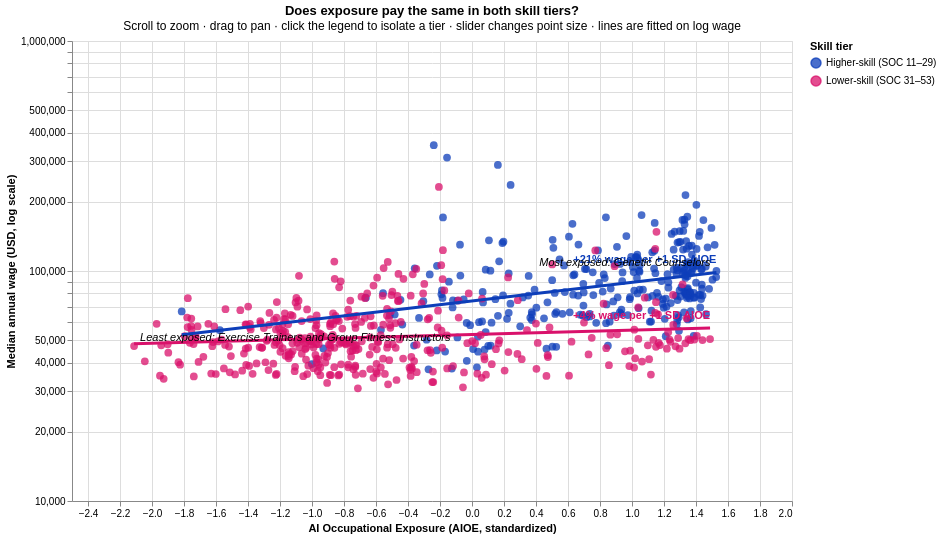

Source (notebook cell):
### Markdown cell above
### Visual 2 — Does exposure pay the same in both skill tiers?
Each dot is an occupation, with AI exposure across and median wage up (log scale). Each skill tier has its own fitted line.
**How to use it:** scroll to zoom, drag to pan, click the legend to isolate a tier, and use the slider to change dot size.

### Code cell
zoom_pan = alt.selection_interval(bind='scales', encodings=['x', 'y'])      
legend_sel = alt.selection_point(fields=['skill_tier'], bind='legend')      
size_var = alt.param(value=60, bind=alt.binding_range(min=10, max=250, step=10, name='Point size: '))

points = (alt.Chart(df).mark_circle(size=size_var).encode(
    x=alt.X('AIOE:Q', title='AI Occupational Exposure (AIOE, standardized)'),
    y=alt.Y('A_MEDIAN:Q', scale=alt.Scale(type='log'), title='Median annual wage (USD, log scale)'),
    color=tier_color(True),
    opacity=alt.condition(legend_sel, alt.value(0.75), alt.value(0.08)),
    tooltip=occ_tip,
).add_params(zoom_pan, legend_sel, size_var))

fit_rows, label_rows = [], []
for tier, g in df.groupby('skill_tier'):
    slope, intercept = np.polyfit(g['AIOE'], g['log_wage'], 1)
    for x in (g['AIOE'].min(), g['AIOE'].max()):
        fit_rows.append({'skill_tier': tier, 'AIOE': x, 'A_MEDIAN': np.exp(intercept + slope * x)})
    x_end = g['AIOE'].max()
    label_rows.append({'skill_tier': tier, 'AIOE': x_end, 'A_MEDIAN': np.exp(intercept + slope * x_end),
                       'label': f'{(np.exp(slope) - 1) * 100:+.0f}% wage per +1 SD AIOE'})
fit_df, label_df = pd.DataFrame(fit_rows), pd.DataFrame(label_rows)

y_log = alt.Y('A_MEDIAN:Q', scale=alt.Scale(type='log'))
fit_lines = (alt.Chart(fit_df).mark_line(size=3, clip=True)
             .encode(x='AIOE:Q', y=y_log, color=tier_color(False)))
fit_labels = (alt.Chart(label_df).mark_text(align='right', dy=-12, fontWeight='bold', clip=True)
              .encode(x='AIOE:Q', y=y_log, text='label:N', color=tier_color(False)))


def callout(data, prefix, align, dx):
    return (alt.Chart(data).transform_calculate(label=f"'{prefix}' + datum.occupation")
            .mark_text(align=align, dx=dx, dy=-8, fontSize=11, fontStyle='italic', clip=True)
            .encode(x='AIOE:Q', y=y_log, text='label:N'))


most = callout(df.loc[[df['AIOE'].idxmax()]], 'Most exposed: ', 'right', -6)
least = callout(df.loc[[df['AIOE'].idxmin()]], 'Least exposed: ', 'left', 6)

visual2 = alt.layer(points, fit_lines, fit_labels, most, least).properties(
    width=720, height=460,
    title=alt.TitleParams('Does exposure pay the same in both skill tiers?',
                          subtitle=['Scroll to zoom · drag to pan · click the legend to isolate a tier · '
                                    'slider changes point size · lines are fitted on log wage']))
visual2

### Figure 1 — Vega-Lite specification as saved in the notebook (floating-point values rounded to 4 significant figures; data arrays with more than 128 entries replaced by an {"elided": "..."} marker saying what was removed)
{"config": {"view": {"continuousWidth": 300, "continuousHeight": 300}}, "layer": [{"data": {"name": "data-ce9e1a80752f62f2262d3f2b586ebb21"}, "mark": {"type": "circle", "size": {"expr": "param_542b1eb5f010ea13"}}, "encoding": {"color": {"field": "skill_tier", "legend": {"title": "Skill tier"}, "scale": {"domain": ["Higher-skill (SOC 11–29)", "Lower-skill (SOC 31–53)"], "range": ["#0d3eb9", "#d9116bff"]}, "type": "nominal"}, "opacity": {"condition": {"param": "param_3ce20138b5fd941d", "value": 0.75}, "value": 0.08}, "tooltip": [{"field": "occupation", "title": "Occupation", "type": "nominal"}, {"field": "major_group", "title": "Group", "type": "nominal"}, {"field": "AIOE", "format": ".2f", "title": "AIOE", "type": "quantitative"}, {"field": "A_MEDIAN", "format": "$,.0f", "title": "Median wage", "type": "quantitative"}, {"field": "TOT_EMP", "format": ",.0f", "title": "Workers", "type": "quantitative"}], "x": {"field": "AIOE", "title": "AI Occupational Exposure (AIOE, standardized)", "type": "quantitative"}, "y": {"field": "A_MEDIAN", "scale": {"type": "log"}, "title": "Median annual wage (USD, log scale)", "type": "quantitative"}}, "name": "view_21b2f4505241f6bb_0"}, {"data": {"name": "data-3efc87b8803d51080a894b9cfec9b811"}, "mark": {"type": "line", "clip": true, "size": 3}, "encoding": {"color": {"field": "skill_tier", "legend": null, "scale": {"domain": ["Higher-skill (SOC 11–29)", "Lower-skill (SOC 31–53)"], "range": ["#0d3eb9", "#d9116bff"]}, "type": "nominal"}, "x": {"field": "AIOE", "type": "quantitative"}, "y": {"field": "A_MEDIAN", "scale": {"type": "log"}, "type": "quantitative"}}}, {"data": {"name": "data-874430494ee71ae8e674deb4df8e48ef"}, "mark": {"type": "text", "align": "right", "clip": true, "dy": -12, "fontWeight": "bold"}, "encoding": {"color": {"field": "skill_tier", "legend": null, "scale": {"domain": ["Higher-skill (SOC 11–29)", "Lower-skill (SOC 31–53)"], "range": ["#0d3eb9", "#d9116bff"]}, "type": "nominal"}, "text": {"field": "label", "type": "nominal"}, "x": {"field": "AIOE", "type": "quantitative"}, "y": {"field": "A_MEDIAN", "scale": {"type": "log"}, "type": "quantitative"}}}, {"data": {"name": "data-039bb5c4bc60874334c4d457867ef44c"}, "mark": {"type": "text", "align": "right", "clip": true, "dx": -6, "dy": -8, "fontSize": 11, "fontStyle": "italic"}, "encoding": {"text": {"field": "label", "type": "nominal"}, "x": {"field": "AIOE", "type": "quantitative"}, "y": {"field": "A_MEDIAN", "scale": {"type": "log"}, "type": "quantitative"}}, "transform": [{"calculate": "'Most exposed: ' + datum.occupation", "as": "label"}]}, {"data": {"name": "data-18f6e130597eec27f137dfd1e5e8814f"}, "mark": {"type": "text", "align": "left", "clip": true, "dx": 6, "dy": -8, "fontSize": 11, "fontStyle": "italic"}, "encoding": {"text": {"field": "label", "type": "nominal"}, "x": {"field": "AIOE", "type": "quantitative"}, "y": {"field": "A_MEDIAN", "scale": {"type": "log"}, "type": "quantitative"}}, "transform": [{"calculate": "'Least exposed: ' + datum.occupation", "as": "label"}]}], "height": 460, "params": [{"name": "param_1e9efca18e7a2868", "select": {"type": "interval", "encodings": ["x", "y"]}, "bind": "scales", "views": ["view_21b2f4505241f6bb_0"]}, {"name": "param_3ce20138b5fd941d", "select": {"type": "point", "fields": ["skill_tier"]}, "bind": "legend", "views": ["view_21b2f4505241f6bb_0"]}, {"name": "param_542b1eb5f010ea13", "bind": {"input": "range", "max": 250, "min": 10, "name": "Point size: ", "step": 10}, "value": 60}], "title": {"text": "Does exposure pay the same in both skill tiers?", "subtitle": ["Scroll to zoom · drag to pan · click the legend to isolate a tier · slider changes point size · lines are fitted on log wage"]}, "width": 720, "$schema": "https://vega.github.io/schema/vega-lite/v6.4.1.json", "datasets": {"data-ce9e1a80752f62f2262d3f2b586ebb21": {"elided": "670 records"}, "data-3efc87b8803d51080a894b9cfec9b811": [{"skill_tier": "Higher-skill (SOC 11–29)", "AIOE": -1.814, "A_MEDIAN": 52770.0}, {"skill_tier": "Higher-skill (SOC 11–29)", "AIOE": 1.528, "A_MEDIAN": 98550.0}, {"skill_tier": "Lower-skill (SOC 31–53)", "AIOE": -2.112, "A_MEDIAN": 48250.0}, {"skill_tier": "Lower-skill (SOC 31–53)", "AIOE": 1.488, "A_MEDIAN": 56510.0}], "data-874430494ee71ae8e674deb4df8e48ef": [{"skill_tier": "Higher-skill (SOC 11–29)", "AIOE": 1.528, "A_MEDIAN": 98550.0, "label": "+21% wage per +1 SD AIOE"}, {"skill_tier": "Lower-skill (SOC 31–53)", "AIOE": 1.488, "A_MEDIAN": 56510.0, "label": "+4% wage per +1 SD AIOE"}], "data-039bb5c4bc60874334c4d457867ef44c": [{"OCC_CODE": "29-9092", "occupation": "Genetic Counselors", "soc_major": "29", "major_group": "Healthcare Practitioners", "skill_tier": "Higher-skill (SOC 11–29)", "high_skill": 1, "AIOE": 1.528, "AIOE_x_skill": 1.528, "TOT_EMP": 3740.0, "log_emp": 3.573, "A_MEDIAN": 100000.0, "log_wage": 11.51, "A_PCT10": 78270.0, "A_PCT25": 88900.0, "A_PCT75": 116100.0, "A_PCT90": 138800.0, "wage_band": "Top 20%", "aioe_bin_start": 1.5, "aioe_bin": "+1.5 to +2.0", "TOT_EMP_22": 3220.0, "A_MEDIAN_22": 89990.0}], "data-18f6e130597eec27f137dfd1e5e8814f": [{"OCC_CODE": "39-9031", "occupation": "Exercise Trainers and Group Fitness Instructors", "soc_major": "39", "major_group": "Personal Care & Service", "skill_tier": "Lower-skill (SOC 31–53)", "high_skill": 0, "AIOE": -2.112, "AIOE_x_skill": -0.0, "TOT_EMP": 322900.0, "log_emp": 5.509, "A_MEDIAN": 47160.0, "log_wage": 10.76, "A_PCT10": 28800.0, "A_PCT25": 35280.0, "A_PCT75": 61730.0, "A_PCT90": 83100.0, "wage_band": "20–40%", "aioe_bin_start": -2.5, "aioe_bin": "-2.5 to -2.0", "TOT_EMP_22": 250500.0, "A_MEDIAN_22": 45380.0}]}}
